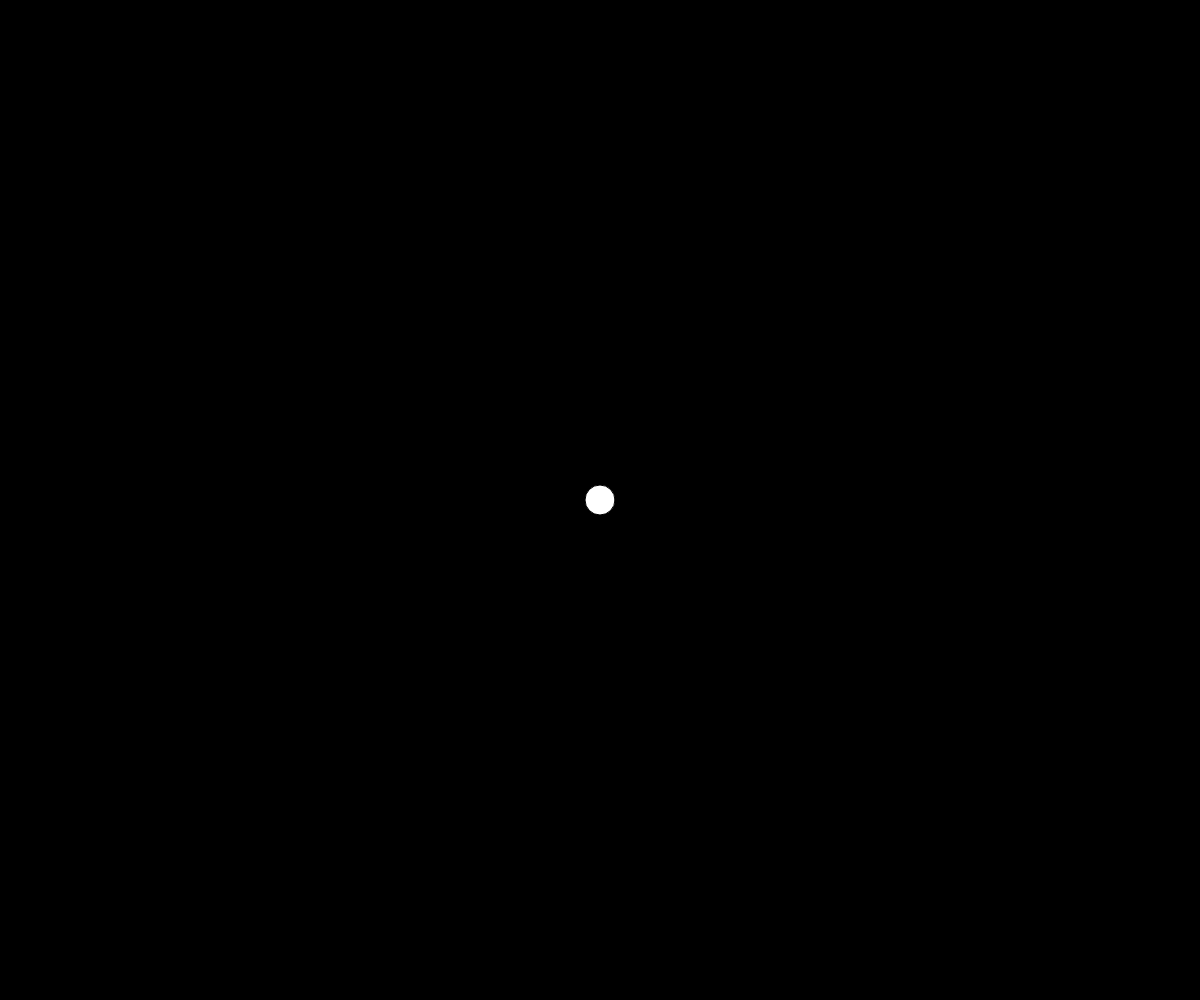
Frame 1 (no input)
Frame 60 (no input): identical to frame 1, image omitted
Frame 120 (the mouse pressed at the canvas centre since frame 60): identical to frame 1, image omitted

The p5.js sketch that drew this single still picture (run headless with seeded random() and noise() and a simulated clock; from frame 60 on, the mouse is pressed at the canvas centre):

// p5.js sketch
// ── sketch.js
var bgColor;

function setup() {
  createCanvas(windowWidth, windowHeight);
  bgColor = color(0,0,0);
}

function draw() {
  background(bgColor);

  var ax = map(accelerationX, -90, 90, 0, windowWidth);
  var ay = map(accelerationY, -90, 90, 0, windowHeight);
  fill(255);
  ellipse(ax, ay, 30, 30);
}

function deviceMoved() {
    bgColor = color(map(accelerationX, -90, 90, 0, 255),
                    map(accelerationY, -90, 90, 0, 255),
                    map(accelerationZ, -90, 90, 0, 255));
}
